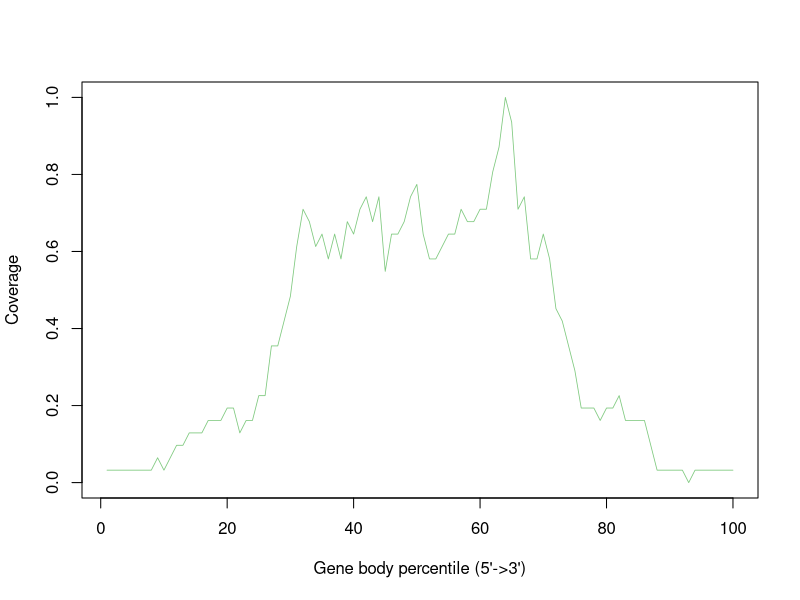

Reproduce this figure in R.
Atha_Ler_0_sl_FLT_0.36G_Rep1_Aligned.sortedByCoord_sorted.out <- c(0.03225806451612903,0.03225806451612903,0.03225806451612903,0.03225806451612903,0.03225806451612903,0.03225806451612903,0.03225806451612903,0.03225806451612903,0.06451612903225806,0.03225806451612903,0.06451612903225806,0.0967741935483871,0.0967741935483871,0.12903225806451613,0.12903225806451613,0.12903225806451613,0.16129032258064516,0.16129032258064516,0.16129032258064516,0.1935483870967742,0.1935483870967742,0.12903225806451613,0.16129032258064516,0.16129032258064516,0.22580645161290322,0.22580645161290322,0.3548387096774194,0.3548387096774194,0.41935483870967744,0.4838709677419355,0.6129032258064516,0.7096774193548387,0.6774193548387096,0.6129032258064516,0.6451612903225806,0.5806451612903226,0.6451612903225806,0.5806451612903226,0.6774193548387096,0.6451612903225806,0.7096774193548387,0.7419354838709677,0.6774193548387096,0.7419354838709677,0.5483870967741935,0.6451612903225806,0.6451612903225806,0.6774193548387096,0.7419354838709677,0.7741935483870968,0.6451612903225806,0.5806451612903226,0.5806451612903226,0.6129032258064516,0.6451612903225806,0.6451612903225806,0.7096774193548387,0.6774193548387096,0.6774193548387096,0.7096774193548387,0.7096774193548387,0.8064516129032258,0.8709677419354839,1.0,0.9354838709677419,0.7096774193548387,0.7419354838709677,0.5806451612903226,0.5806451612903226,0.6451612903225806,0.5806451612903226,0.45161290322580644,0.41935483870967744,0.3548387096774194,0.2903225806451613,0.1935483870967742,0.1935483870967742,0.1935483870967742,0.16129032258064516,0.1935483870967742,0.1935483870967742,0.22580645161290322,0.16129032258064516,0.16129032258064516,0.16129032258064516,0.16129032258064516,0.0967741935483871,0.03225806451612903,0.03225806451612903,0.03225806451612903,0.03225806451612903,0.03225806451612903,0.0,0.03225806451612903,0.03225806451612903,0.03225806451612903,0.03225806451612903,0.03225806451612903,0.03225806451612903,0.03225806451612903)


pdf("Atha_Ler-0_sl_FLT_0.36G_Rep1.geneBodyCoverage.curves.pdf")
x=1:100
icolor = colorRampPalette(c("#7fc97f","#beaed4","#fdc086","#ffff99","#386cb0","#f0027f"))(1)
plot(x,Atha_Ler_0_sl_FLT_0.36G_Rep1_Aligned.sortedByCoord_sorted.out,type='l',xlab="Gene body percentile (5'->3')", ylab="Coverage",lwd=0.8,col=icolor[1])
dev.off()
